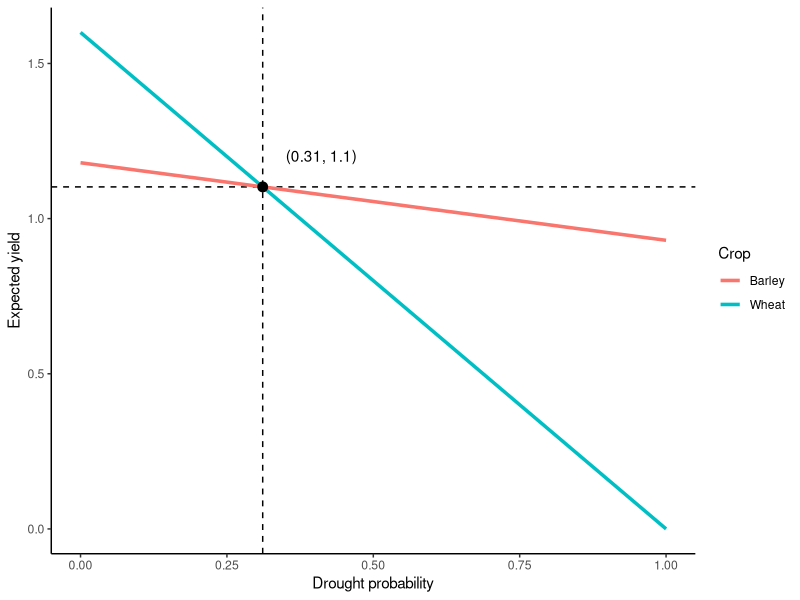
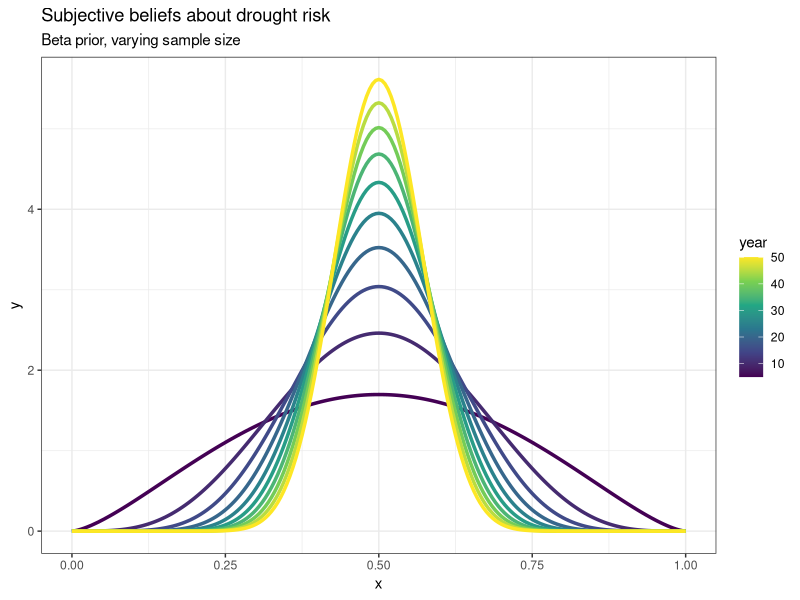
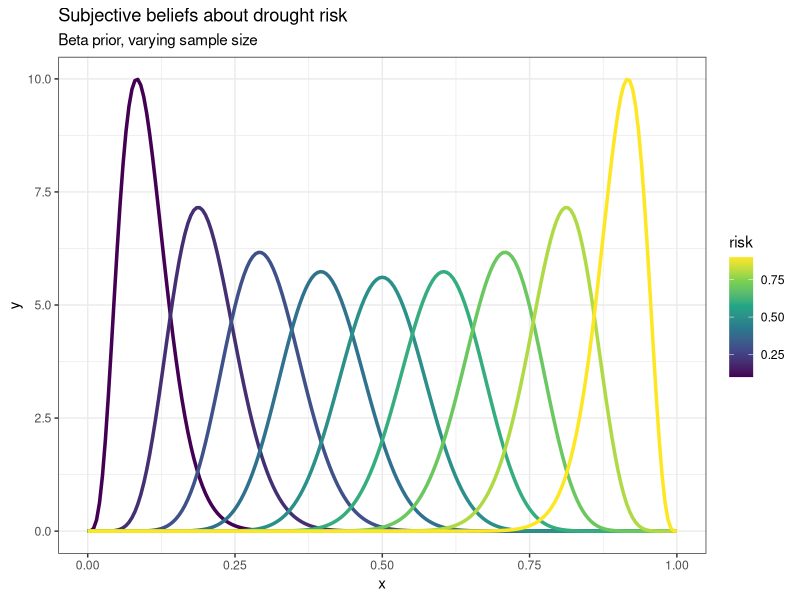

These figures' R source, in order: (Note: this script raises an error after producing the figures.)
## ---- chunk 1
knitr::opts_chunk$set(echo = FALSE)
library(raster)
library(tidyverse)
## ---- chunk 2
set.seed(1111)
## ---- chunk 3
wheat_dry <- 0
wheat_normal <- 1.6

barley_dry <- 0.93
barley_normal <- 1.18
## ---- chunk 4
expected_yield_wheat <- function(risk) {
  risk * wheat_dry + (1 - risk) * wheat_normal
}

expected_yield_barley <- function(risk) {
  risk * barley_dry + (1 - risk) * barley_normal
}

expected_yield <- function(risk) {
  expected_yield_wheat(risk) + expected_yield_barley(risk)
}
## ---- chunk 5
indiff <- tibble(risk = (barley_normal - wheat_normal) / (wheat_dry - wheat_normal - barley_dry + barley_normal),
                 yield = risk * wheat_dry + (1 - risk) * wheat_normal)
indiff_label <- paste0('(', round(indiff$risk, 2), ', ', round(indiff$yield, 2), ')')

tibble(risk = seq(0, 1, .1),
      Barley = expected_yield_barley(risk),
      Wheat = expected_yield_wheat(risk)) %>%
  gather(type, yield, Barley:Wheat) %>%
  ggplot(aes(risk, yield)) +
  geom_hline(yintercept = indiff$yield, linetype = 2)+
  geom_vline(xintercept = indiff$risk, linetype = 2) +
  geom_line(aes(color = type), size = 1.2) +
  geom_point(data = indiff, color = 'black', size = 3) +
  geom_text(data = indiff, label = indiff_label, nudge_x = 0.1, nudge_y = 0.1) +
  theme_classic() +
  scale_color_discrete(name = 'Crop') +
  labs(x = 'Drought probability', y = 'Expected yield')
## ---- chunk 6
prior <- function(m, n) {
  domain <- seq(0,1,0.005)
  val <- dbeta(domain, n * m, n * (1 - m))
  tibble('x' = domain, 'y' = val)
}

tibble(year = seq(5, 50, 5),
       risk = .5) %>%
  mutate(belief = map2(risk, year, ~prior(.x, .y))) %>%
  unnest(cols = c(belief)) %>%
  ggplot(aes(x, y)) +
  geom_line(aes(group = year, color = year), size = 1.2) +
  scale_color_viridis_c() +
  theme_bw() +
  ggtitle('Subjective beliefs about drought risk', 'Beta prior, varying sample size')

tibble(year = 50,
       risk = seq(.1,.9, .1)) %>%
  mutate(belief = map2(risk, year, ~prior(.x, .y))) %>%
  unnest(cols = c(belief)) %>%
  ggplot(aes(x, y)) +
  geom_line(aes(group = risk, color = risk), size = 1.2) +
  scale_color_viridis_c() +
  theme_bw() +
  ggtitle('Subjective beliefs about drought risk', 'Beta prior, varying sample size')
## ---- chunk 7
konya <- matrix(c(32.5, 37.9), nrow = 1)
#konya <- matrix(c(33.5138, 36.2765), nrow = 1)
## ---- chunk 8
precc <- map(list.files('../Data/PRECC', full.names = TRUE)[-12],
             ~brick(.) %>%
               raster::extract(konya, df = TRUE) %>%
  select(-ID) %>%
  gather(time, precc) ) %>%
  bind_rows()
precl <- map(list.files('../Data/PRECL', full.names = TRUE)[-12],
             ~brick(.) %>%
               raster::extract(konya, df = TRUE) %>%
  select(-ID) %>%
  gather(time, precl) ) %>%
  bind_rows()

sim_past <- left_join(precc, precl, by = 'time') %>%
  mutate(rainfall = (precc + precl) * 2.628e+9,
         year = rep(-10200:-5001, each = 12), # add hardcode dates instead of using ncdf time because of date shift with averaging period
         month = rep(1:12, times = 5200)) %>%
  select(-time, -precl, -precc) %>%
  mutate(water_year = if_else(month %in% 10:12, year + 1L, year)) %>% 
   filter(!(month %in% c(6:9))) %>%
  group_by(water_year) %>%
  add_tally() %>%
  filter(n == 8) %>%
  summarise(precip = sum(rainfall)) %>%
  mutate(drought = precip < 300)
## ---- chunk 9
sim_past %>%
  filter(between(water_year, -9500, -5500)) %>%
  mutate(time_step = ceiling(water_year / 50),
         year = time_step * 50) %>%
  group_by(year) %>%
  summarise(risk = sum(drought) / 50) %>%
  ggplot(aes(year, risk, fill = risk, color = risk)) +
  geom_hline(yintercept = indiff$risk, color = 'black', linetype = 2, size = 1) +
  geom_col()  +
  scale_fill_distiller(palette = 'YlOrRd', direction = 1) +
  scale_color_distiller(palette = 'YlOrRd', direction = 1)+
  theme_minimal() +
  labs(x = 'Years BP', y = 'Drought risk')  + theme(legend.position = "none")
## ---- chunk 10
agents <- tibble(id = 1:150, 
                 alpha = 1.5,
                 beta = 1.5,
                 risk = alpha / (alpha + beta),
                 age = sample.int(80, size = 150, replace = TRUE),
                 crop = 'barley')
## ---- chunk 11
learn1 <- function(agents, drought) {
  if (drought == 'TRUE') wheat_yield <- wheat_dry; barley_yield <- barley_dry
  if (drought == 'FALSE') wheat_yield <- wheat_normal; barley_yield <- barley_normal

  agents %>%
    # farmer's turn to decide what to plant
      mutate(yield_exp = expected_yield(risk),
         barley_exp = expected_yield_barley(risk),
         wheat_exp = expected_yield_wheat(risk),
         expected_yield = barley_exp + wheat_exp,
         crop = case_when(barley_exp > wheat_exp ~ 'barley',
                              barley_exp < wheat_exp ~ 'wheat',
                              barley_exp == wheat_exp ~ 'either'),
         prediction = map2(alpha, beta, ~rbeta(100, .x, .y)), # sample 100 as if agent is thinking in percentages
         wheat_prop = map_dbl(prediction, ~sum(. < indiff$risk)) / 100) %>%
      select(-prediction) %>%
  # nature's turn to decide realized yields
    mutate(payoff = wheat_yield * wheat_prop + barley_yield * (1 - wheat_prop),
           alpha = drought + alpha,
           beta = beta + 1 - drought,
          # mu = alpha / (alpha + beta),
           risk = map2_dbl(alpha, beta, ~rbeta(1, .x, .y)))
}

learn2 <- function(agents, drought) {
  if (drought == 'TRUE') wheat_yield <- wheat_dry; barley_yield <- barley_dry
  if (drought == 'FALSE') wheat_yield <- wheat_normal; barley_yield <- barley_normal

  agents %>%
    # farmer's turn to decide what to plant
      mutate(yield_exp = expected_yield(risk),
         barley_exp = expected_yield_barley(risk),
         wheat_exp = expected_yield_wheat(risk),
         expected_yield = barley_exp + wheat_exp,
         crop = case_when(barley_exp > wheat_exp ~ 'barley',
                              barley_exp < wheat_exp ~ 'wheat',
                              barley_exp == wheat_exp ~ 'either'),
         prediction = map2(alpha, beta, ~rbeta(100, .x, .y)), # sample 100 as if agent is thinking in percentages
         wheat_prop = map_dbl(prediction, ~sum(. < indiff$risk)) / 100) %>%
      select(-prediction) %>%
  # nature's turn to decide realized yields
    mutate(payoff = wheat_yield * wheat_prop + barley_yield * (1 - wheat_prop),
           alpha = if_else(payoff < .5, 1, drought + alpha),
           beta = if_else(payoff < .5, 1, beta + 1 - drought),
          # mu = alpha / (alpha + beta),
           risk = map2_dbl(alpha, beta, ~rbeta(1, .x, .y)))
}

# or keep risk parameter constant and reduce the effective sample size, in other words keep the ratio of alpha to beta but decrease the absoulte value
## ---- chunk 12
droughts <- c((runif(25) < .1),(runif(25) < .5), runif(50) < .2)
## ---- chunk 13
prior2 <- function(a, b) {
  domain <- seq(0,1,0.005)
  val <- dbeta(domain, a, b)
  tibble('x' = domain, 'y' = val)
}

accumulate(droughts, 
           ~mutate(.x, alpha = .y + alpha, beta = beta + 1 - .y), 
           .init = tibble(alpha = 1.5, beta = 1.5)) %>%
  bind_rows(.id = 'time') %>%
    mutate(time = as.numeric(time), belief = map2(alpha, beta, ~prior2(.x, .y))) %>%
  unnest(cols = c(belief)) %>%
  ggplot(aes(x, y)) +
  geom_line(aes(color = time, group = time), size = .8) +
    geom_vline(xintercept = c(0.1, 0.5, 0.2), linetype = 2, color = 'red', size = .8) +
  scale_color_viridis_c() +
  theme_bw() +
  ggtitle('Subjective beliefs about drought risk', 'Beta prior, varying sample size')
## ---- chunk 14
simulation1 <- accumulate(droughts, ~learn1(.x, .y), .init = agents) %>% 
  bind_rows(.id = 'time') %>%
  mutate(time = as.numeric(time)) %>%
  filter(time != 1)

simulation2 <- accumulate(droughts, ~learn2(.x, .y), .init = agents) %>% 
  bind_rows(.id = 'time') %>%
  mutate(time = as.numeric(time)) %>%
  filter(time != 1)
## ---- chunk 15
test1 <- tibble(time = 1:100,
       risk = c(rep(0.1, 25), rep(0.5, 25), rep(0.2, 50)))

ggplot(simulation1, aes(time, risk)) +
  geom_line(data = test1) +
  geom_point(alpha = .1) +
  geom_hline(yintercept = indiff$risk, color = 'red', linetype = 2) +
  theme_classic()
## ---- chunk 16
ggplot(simulation2, aes(time, risk)) +
  geom_line(data = test1) +
  geom_point(alpha = .1) +
  geom_hline(yintercept = indiff$risk, color = 'red', linetype = 2) +
  theme_classic()

## ---- chunk 17
ggplot(simulation2, aes(time, risk)) +
  geom_point(alpha = .1) +
  geom_hline(yintercept = indiff$risk, color = 'red', linetype = 2) +
  theme_classic()
## ---- chunk 18
simulation1 %>%
  group_by(time, crop) %>%
  tally() %>%
ggplot(aes(time, n, fill = crop)) +
  geom_bar(width = 1, stat = 'identity', position = 'fill') +
  scale_fill_manual(values = c('darkgoldenrod', 'lightgoldenrod')) +
  theme_classic()
## ---- chunk 19
simulation2 %>%
  group_by(time, crop) %>%
  tally() %>%
ggplot(aes(time, n, fill = crop)) +
  geom_bar(width = 1, stat = 'identity', position = 'fill') +
  scale_fill_manual(values = c('darkgoldenrod', 'lightgoldenrod')) +
  theme_classic()
## ---- chunk 20
ggplot(simulation1, aes(time, wheat_prop)) +
  geom_point(alpha = .3) +
  theme_classic()

ggplot(simulation2, aes(time, wheat_prop)) +
  geom_point(alpha = .3) +
  theme_classic()
## ---- chunk 21
simulation1 %>%
  group_by(time) %>%
  summarise(famine = sum(payoff == 0)) %>%
ggplot(aes(time, famine)) +
  geom_line() +
  theme_classic()
simulation2 %>%
  group_by(time) %>%
  summarise(famine = sum(payoff == 0, na.rm = TRUE)) %>%
ggplot(aes(time, famine)) +
  geom_line() +
  theme_classic()
## ---- chunk 22
simulation1 %>%
  group_by(time) %>%
  summarise(payoff = mean(payoff)) %>%
ggplot(aes(time,payoff)) +
  geom_point(aes(color = time)) +
  theme_classic()

simulation2 %>%
  group_by(time) %>%
  summarise(payoff = mean(payoff, na.rm = TRUE)) %>%
ggplot(aes(time,payoff)) +
  geom_point(aes(color = time)) +
  theme_classic()
## ---- chunk 23
library(ggridges)
simulation1 %>%
  mutate(time_step = 5 * round(time/5),
         famine = payoff == 0) %>%
  ggplot(aes(wheat_prop, as.factor(time_step))) +
  geom_density_ridges(rel_min_height = 0.005) +
  theme_ridges()

simulation2 %>%
  mutate(time_step = 5 * round(time/5),
         famine = payoff == 0) %>%
  ggplot(aes(wheat_prop, as.factor(time_step))) +
  geom_density_ridges(rel_min_height = 0.005) +
  theme_ridges()
## ---- chunk 24
tibble(drought = droughts,
       barley = if_else(droughts == FALSE, barley_normal, barley_dry),
       wheat = if_else(droughts == FALSE, wheat_normal, wheat_dry),
       equal = (barley + wheat) / 2) %>%
  mutate(time = 1:n()) %>%
  gather(crop, yield, barley:equal) %>%
  ggplot(aes(time, yield, group = crop, color = crop)) +
  geom_point()
## ---- chunk 25
tibble(drought = droughts,
       barley = if_else(droughts == FALSE, barley_normal, barley_dry),
       wheat = if_else(droughts == FALSE, wheat_normal, wheat_dry),
       equal = (barley + wheat) / 2) %>%
  mutate(time = 1:n()) %>%
  gather(crop, yield, barley:equal) %>%
  mutate(famine = yield == 0) %>%
  ggplot(aes(time, famine, group = crop, color = crop)) +
  geom_line()
